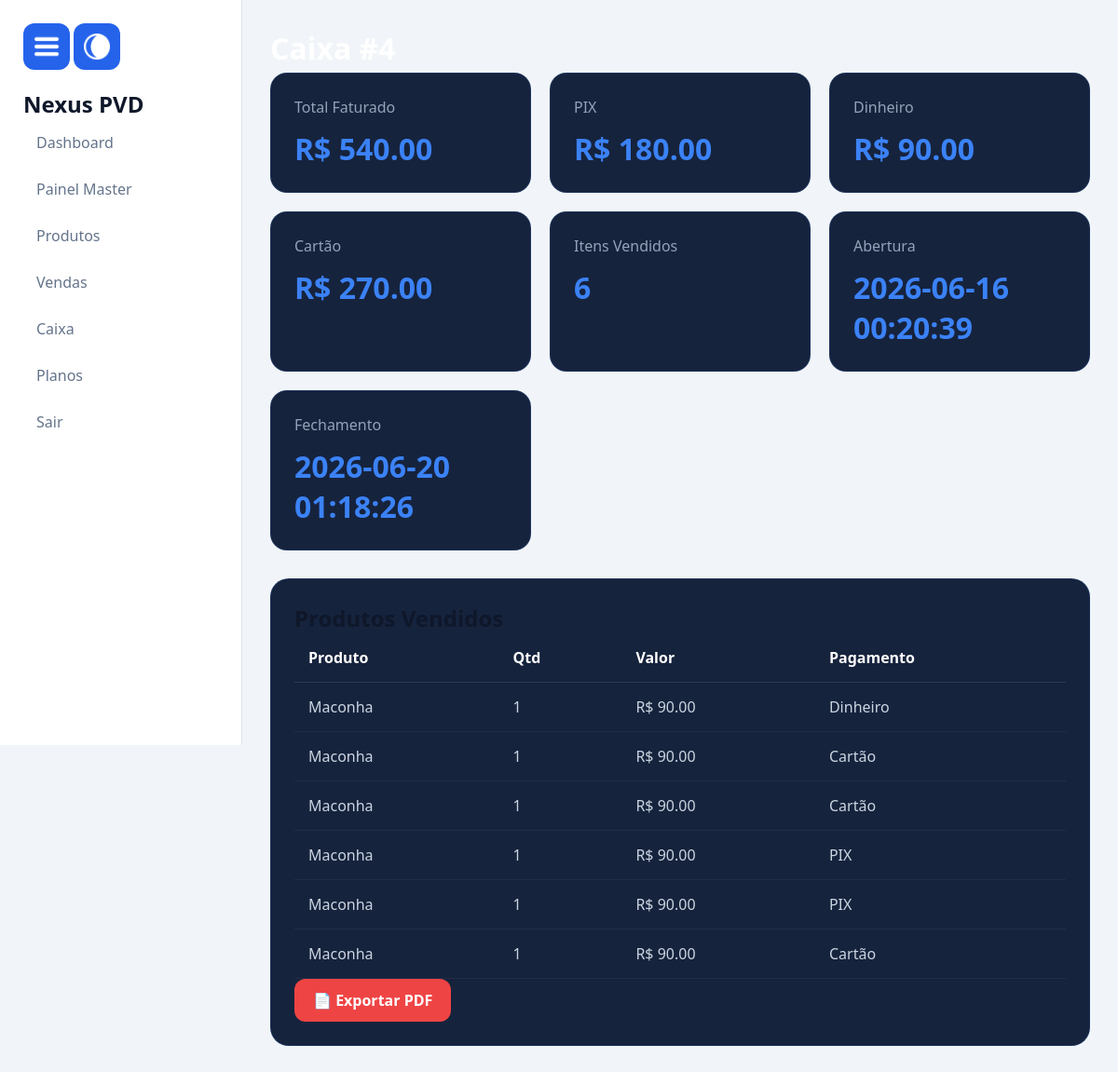
Page /historico_caixa/4 (signed in) on the committed database.
### tables this page shows
CREATE TABLE caixa(

    id INTEGER PRIMARY KEY AUTOINCREMENT,

    valor_inicial REAL,
    valor_final REAL,

    status TEXT,

    empresa_id INTEGER,

    data_abertura TIMESTAMP DEFAULT CURRENT_TIMESTAMP,

    data_fechamento TIMESTAMP

);

CREATE TABLE vendas(

    id INTEGER PRIMARY KEY AUTOINCREMENT,

    produto_id INTEGER,

    quantidade INTEGER,

    valor REAL,

    pagamento TEXT,

    empresa_id INTEGER,

    caixa_id INTEGER,

    cancelada INTEGER DEFAULT 0,

    data TIMESTAMP DEFAULT CURRENT_TIMESTAMP

, usuario_id INTEGER, data_venda DATATIME);

CREATE TABLE produtos(

    id INTEGER PRIMARY KEY AUTOINCREMENT,

    nome TEXT,
    preco REAL,
    estoque INTEGER,

    codigo_barras TEXT,

    empresa_id INTEGER

);

### routes/historico_caixas.py (the view)
    @app.route("/historico_caixa/<int:caixa_id>")
    def historico_caixa(caixa_id):
        if not session.get("logado"):
            return redirect("/")
        conn = conectar()
        cursor = conn.cursor()
        empresa_id = session["empresa_id"]
        cursor.execute("""

        SELECT *

        FROM caixa

        WHERE id = ?
        AND empresa_id = ?

        """, (
            caixa_id,
            empresa_id
        ))
        caixa = cursor.fetchone()
        if not caixa:
            conn.close()
            return redirect("/historico_caixas")
        cursor.execute("""

        SELECT

            produtos.nome,
            vendas.quantidade,
            vendas.valor,
            vendas.pagamento

        FROM vendas

        INNER JOIN produtos
        ON produtos.id = vendas.produto_id

        WHERE vendas.caixa_id = ?

        ORDER BY vendas.id DESC

        """, (
            caixa_id,
        ))
        vendas = cursor.fetchall()
        cursor.execute("""

        SELECT IFNULL(SUM(valor),0) as total

        FROM vendas

        WHERE caixa_id = ?

        """, (
            caixa_id,
        ))
        total_faturado = cursor.fetchone()["total"]
        cursor.execute("""

        SELECT IFNULL(SUM(valor),0) as total

        FROM vendas

        WHERE caixa_id = ?
        AND pagamento = 'PIX'

        """, (
            caixa_id,
        ))
        total_pix = cursor.fetchone()["total"]
        cursor.execute("""

        SELECT IFNULL(SUM(valor),0) as total

        FROM vendas

        WHERE caixa_id = ?
        AND pagamento = 'Dinheiro'

        """, (
            caixa_id,
        ))
        total_dinheiro = cursor.fetchone()["total"]
        cursor.execute("""

        SELECT IFNULL(SUM(valor),0) as total

        FROM vendas

        WHERE caixa_id = ?
        AND pagamento = 'Cartão'

        """, (
            caixa_id,
        ))
        total_cartao = cursor.fetchone()["total"]
        cursor.execute("""

        SELECT IFNULL(SUM(quantidade),0) as total

        FROM vendas

        WHERE caixa_id = ?

        """, (
            caixa_id,
        ))
        total_itens = cursor.fetchone()["total"]
        conn.close()
        return render_template(
        "historico_caixa.html",
        caixa=caixa,
        vendas=vendas,
        total_faturado=total_faturado,
        total_itens=total_itens,
        total_pix=total_pix,
        total_dinheiro=total_dinheiro,
        total_cartao=total_cartao
    )

### database.py (called while the page is built)
def conectar():
    conn = sqlite3.connect("database/database.db", timeout=30)
    conn.execute("PRAGMA journal_mode=WAL")
    conn.row_factory = sqlite3.Row
    return conn

### templates/historico_caixa.html (shortened to what this page needs)
{% extends "layout.html" %}
{% block css %}
<link rel="stylesheet" href="{{ url_for('static', filename='css/estatisticas.css') }}">
{% endblock %}
{% block content %}
<h1 class="titulo-pagina">
</h1>
<div class="stats-grid">
    <div class="stat-card">
        <span>Total Faturado</span>
        <h2>
            R$ {{ "%.2f"|format(total_faturado) }}
        </h2>
    </div>
    <div class="stat-card">
        <span>PIX</span>
        <h2>
            R$ {{ "%.2f"|format(total_pix) }}
        </h2>
    </div>
    <div class="stat-card">
        <span>Dinheiro</span>
        <h2>
            R$ {{ "%.2f"|format(total_dinheiro) }}
        </h2>
    </div>
    <div class="stat-card">
        <span>Cartão</span>
        <h2>
            R$ {{ "%.2f"|format(total_cartao) }}
        </h2>
    </div>
    <div class="stat-card">
        <span>Itens Vendidos</span>
        <h2>
            {{ total_itens }}
        </h2>
    </div>
    <div class="stat-card">
        <span>Abertura</span>
        <h2>
            {{ caixa.data_abertura }}
        </h2>
    </div>
    <div class="stat-card">
        <span>Fechamento</span>
        <h2>
            {{ caixa.data_fechamento }}
        </h2>
    </div>
</div>
<div class="grafico-card">
    <h2>
    </h2>
    <table class="tabela-vendas">
        <thead>
            <tr>
                <th>Produto</th>
                <th>Qtd</th>
                <th>Valor</th>
                <th>Pagamento</th>
            </tr>
        </thead>
        <tbody>
            {% for venda in vendas %}
            <tr>
                <td>{{ venda.nome }}</td>
                <td>{{ venda.quantidade }}</td>
                <td>R$ {{ "%.2f"|format(venda.valor) }}</td>
                <td>{{ venda.pagamento }}</td>
            </tr>
            {% endfor %}
        </tbody>
    </table>
    <a href="/relatorio_caixa/{{ caixa.id }}" class="btn btn-danger">
        📄 Exportar PDF
    </a>
</div>
{% endblock %}

### static/css/base.css (style rules this page uses)
:root { --bg:#f1f5f9; --card:#ffffff; --card-hover:#f8fafc; --text:#0f172a; --text-secondary:#64748b; --border:#dbe4f0; --primary:#2563eb; --primary-hover:#1d4ed8; }
* { margin:0; padding:0; box-sizing:border-box; }
html { scroll-behavior:smooth; }
body { font-family:'Segoe UI',sans-serif; background:var(--bg); color:var(--text); min-height:100vh; display:flex; }
h1 { color:var(--text); }
h2 { color:var(--text); }
.btn, button { display:inline-flex; align-items:center; justify-content:center; gap:8px; padding:12px 20px; border:none; border-radius:12px; background:var(--primary); color:white; text-decoration:none; cursor:pointer; font-weight:600; transition:.3s; }
.btn-danger { background:#ef4444; }

### static/css/estatisticas.css (style rules this page uses)
.titulo-pagina { color:#fff; font-size:2rem; margin-bottom:5px; }
.stats-grid { display:grid; grid-template-columns:repeat(auto-fit,minmax(250px,1fr)); gap:20px; margin-bottom:30px; }
.stat-card { background:#16233d; border:1px solid rgba(59,130,246,.15); border-radius:18px; padding:25px; transition:.3s; }
.stat-card span { color:#94a3b8; display:block; margin-bottom:12px; }
.stat-card h2 { color:#3b82f6; font-size:2rem; }
.grafico-card { background:#16233d; border:1px solid rgba(59,130,246,.15); border-radius:20px; padding:25px; margin-bottom:30px; }
.tabela-vendas { width:100%; border-collapse:collapse; }
.tabela-vendas th { text-align:left; padding:15px; color:#fff; border-bottom:1px solid rgba(255,255,255,.1); }
.tabela-vendas td { padding:15px; color:#cbd5e1; border-bottom:1px solid rgba(255,255,255,.05); }

### rows in the picture
caixa: data_abertura "2026-06-16 00:20:39", data_fechamento "2026-06-20 01:18:26"
vendas: nome "Maconha", quantidade "1", valor "90.00", pagamento "Dinheiro"
vendas: nome "Maconha", quantidade "1", valor "90.00", pagamento "Cartão"
vendas: nome "Maconha", quantidade "1", valor "90.00", pagamento "Cartão"
vendas: nome "Maconha", quantidade "1", valor "90.00", pagamento "PIX"
vendas: nome "Maconha", quantidade "1", valor "90.00", pagamento "PIX"
vendas: nome "Maconha", quantidade "1", valor "90.00", pagamento "Cartão"

### other values in the picture
{{ "%.2f"|format(total_faturado) }} "540.00"
{{ "%.2f"|format(total_pix) }} "180.00"
{{ "%.2f"|format(total_dinheiro) }} "90.00"
{{ "%.2f"|format(total_cartao) }} "270.00"
{{ total_itens }} "6"
